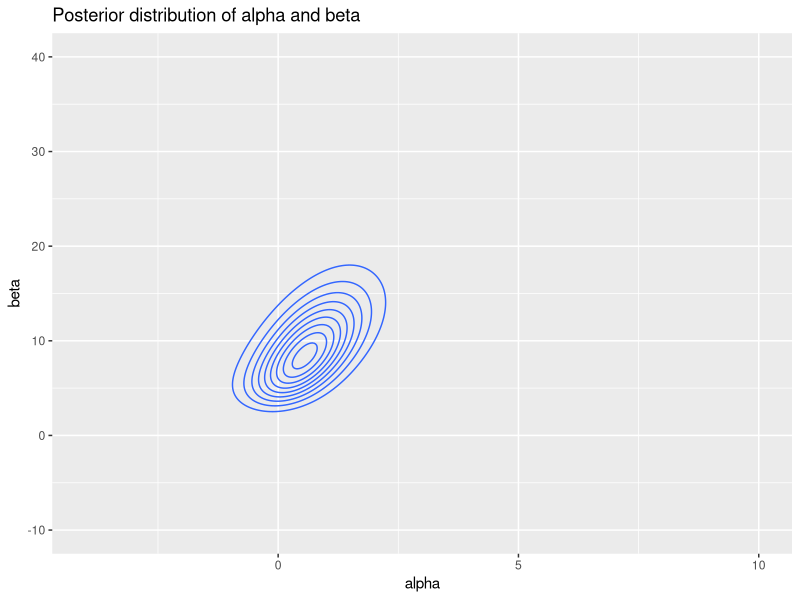
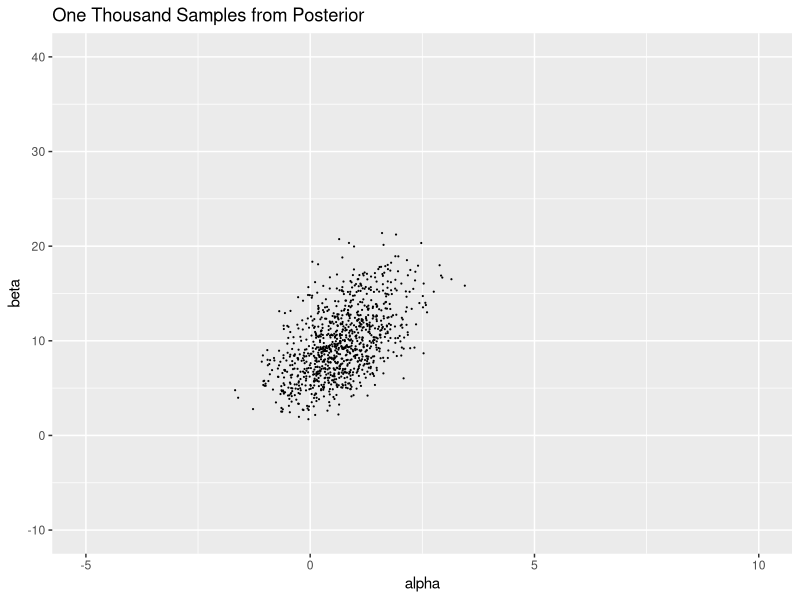
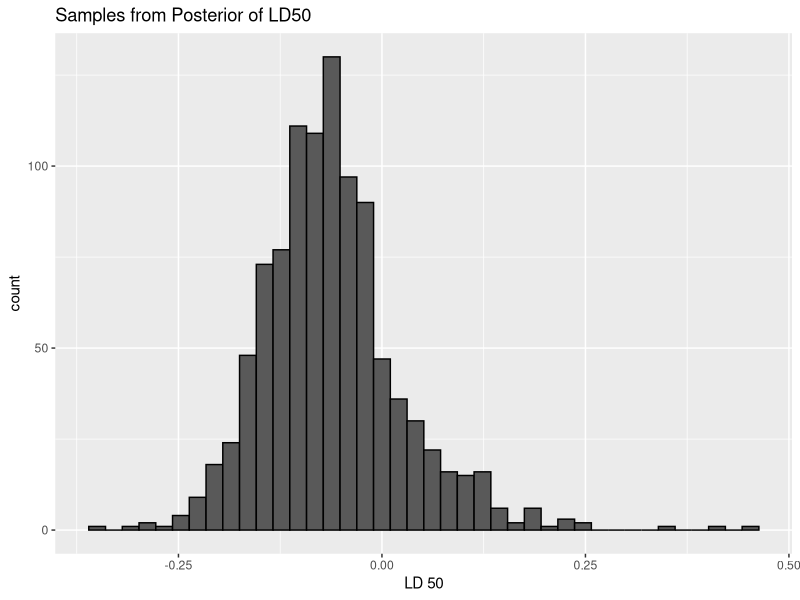
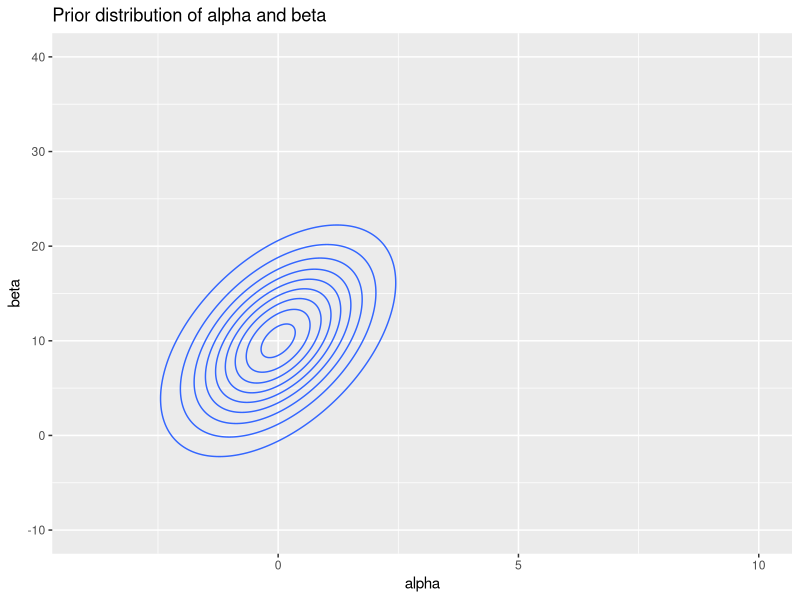
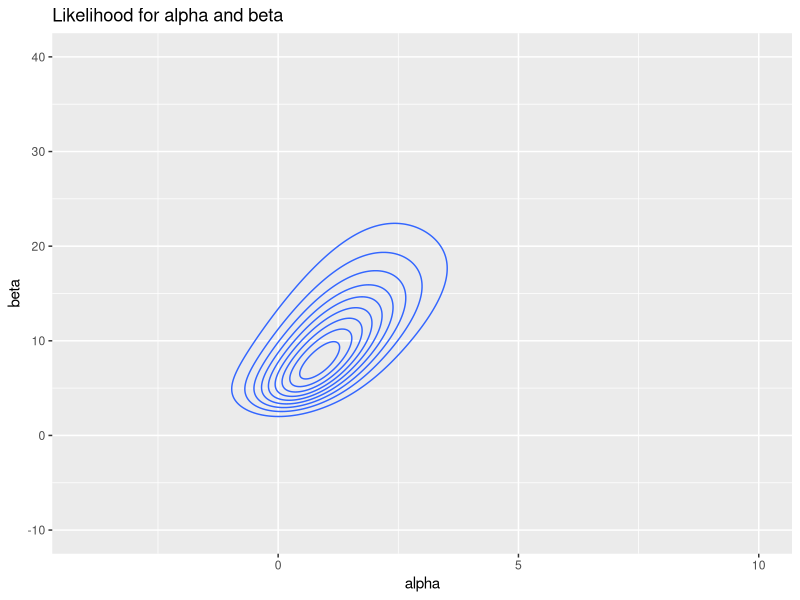
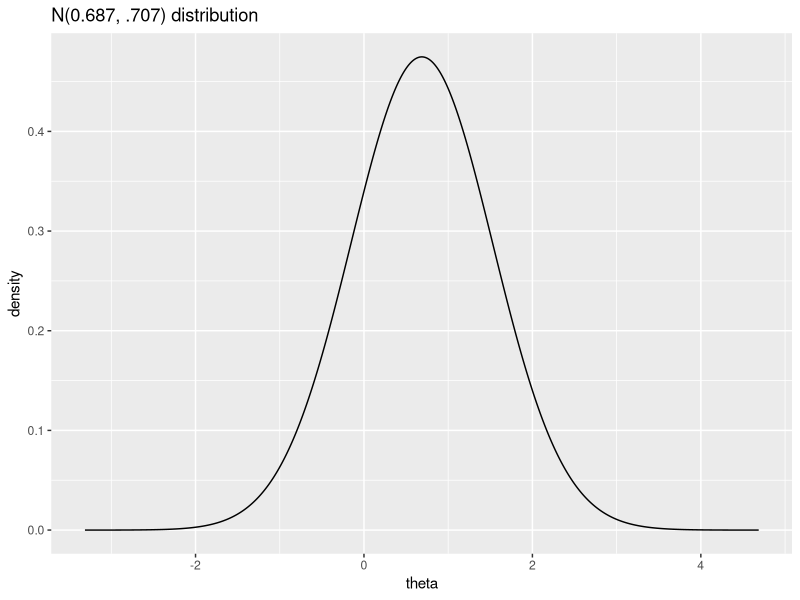

The R source for these figures, in order:
# Homework 5, BDA
setwd("/home/joey/Desktop/Bayesian Data Analysis/")
library(mvtnorm)
library(ggplot2)

alpha <- seq(from=-5, to=10, length.out = 500)
beta <- seq(from=-10, to=40, length.out = 500)
meanV <- c(0,10)
covM <- matrix(data = c(4, 10, 10, 100), ncol = 2)
y <- c(0,1,3,5)
x <- c(-0.86, -0.3, -0.05, 0.73)
n <- c(5,5,5,5)

lgpost <- function(alpha, beta) {
  z <- -(1/2)*alpha^2+alpha*(beta-10)/10-(1/50)*(beta-10)^2 + alpha*(sum(y)) + beta*(sum(x*y)) - 5*log(1+exp(alpha+beta*x[1])) - 5*log(1+exp(alpha+beta*x[2])) - 5*log(1+exp(alpha+beta*x[3])) - 5*log(1+exp(alpha+beta*x[4]))
  return(z)
}

# Compute vectors of all combinations of alpha, beta in grid
alphaVec <- rep(alpha, times=500)
betaVec <- rep(beta, each=500)

df <- data.frame("alpha"=alphaVec, "beta"=betaVec)

lz <- lgpost(alphaVec, betaVec)
z <- exp(lz)
df <- cbind.data.frame(df, z)
names(df)[3] <- "prob"

df$prob <- df$prob/sum(df$prob)

View(df)

ggplot(data=df, aes(x=alpha, y=beta, z=prob)) +
  geom_contour(bins=10) +
  xlim(c(-4,10)) + 
  ylim(c(-10,40)) +
  labs(title="Posterior distribution of alpha and beta")

dev.print(pdf, "PostAlphaBeta")

# Sample from posterior, using conditional sampling.
# First, create matrix of densities:
pMat <- t(matrix(df$prob, nrow=500))


marginalBeta <- apply(pMat, MARGIN = 1, sum)
a <- vector(length=1000)
b <- vector(length=1000)
for (i in 1:1000) {
  b[i] <- sample(size = 1, x = beta, prob = marginalBeta)
  a[i] <- sample(size = 1, x = alpha, prob = pMat[which(beta==b[i]),])
}
# Adding an runif so the distribution is continuous.
a <- a + runif(n=1000, min = -0.01503006, max=0.01503006)
b <- b + runif(n=1000, min= -0.0501002, max=0.0501002)

dfSamples <- data.frame(a,b)

ggplot(dfSamples, aes(x=a, y=b)) +
  geom_point(size=0.1) +
  labs(x="alpha", y="beta", title="One Thousand Samples from Posterior") +
  xlim(c(-5,10)) + ylim(c(-10,40))

dev.print(pdf, "PostSamples")

# Now, plotting -alpha/beta for the LD50:
ggplot() + 
  geom_histogram(aes(x=-(a/b)), color="black", bins = 40) +
  labs(x="LD 50", title="Samples from Posterior of LD50")
  
dev.print(pdf, "LD50Samples")

# Contour plot for Prior:

lgprior <- function(alpha, beta) {
  z <- -(1/2)*alpha^2+alpha*(beta-10)/10-(1/50)*(beta-10)^2
  return(z)
}

alphaVec <- rep(alpha, times=500)
betaVec <- rep(beta, each=500)

df <- data.frame("alpha"=alphaVec, "beta"=betaVec)

lz <- lgprior(alphaVec, betaVec)
z <- exp(lz)
df <- cbind.data.frame(df, z)
names(df)[3] <- "prob"

df$prob <- df$prob/sum(df$prob)

View(df)

ggplot(data=df, aes(x=alpha, y=beta, z=prob)) +
  geom_contour(bins=10) +
  xlim(c(-4,10)) + 
  ylim(c(-10,40)) +
  labs(title="Prior distribution of alpha and beta")

dev.print(pdf, "PriorAlphaBeta")

# Contour plot for likelihood:

lgliklihood <- function(alpha, beta) {
  z <- alpha*(sum(y)) + beta*(sum(x*y)) - 5*log(1+exp(alpha+beta*x[1])) - 5*log(1+exp(alpha+beta*x[2])) - 5*log(1+exp(alpha+beta*x[3])) - 5*log(1+exp(alpha+beta*x[4]))
  return(z)
}

alphaVec <- rep(alpha, times=500)
betaVec <- rep(beta, each=500)

df <- data.frame("alpha"=alphaVec, "beta"=betaVec)

lz <- lgliklihood(alphaVec, betaVec)
z <- exp(lz)
df <- cbind.data.frame(df, z)
names(df)[3] <- "prob"

df$prob <- df$prob/sum(df$prob)

View(df)

ggplot(data=df, aes(x=alpha, y=beta, z=prob)) +
  geom_contour(bins=10) +
  xlim(c(-4,10)) + 
  ylim(c(-10,40)) +
  labs(title="Likelihood for alpha and beta")

dev.print(pdf, "LikelihoodAlphaBeta")

# Approximation to the posterior in problem 4.1
theta <- seq(from = -3.313, to=4.687, length.out = 1000)
dens <- dnorm(theta, mean=0.687, sd = sqrt(.706))
df <- cbind.data.frame(theta, dens)

ggplot(data=df, aes(x=theta, y=dens)) +
  geom_line() +
  labs(title="N(0.687, .707) distribution", y="density")

dev.print(pdf, "DensNormalApprox.pdf")
